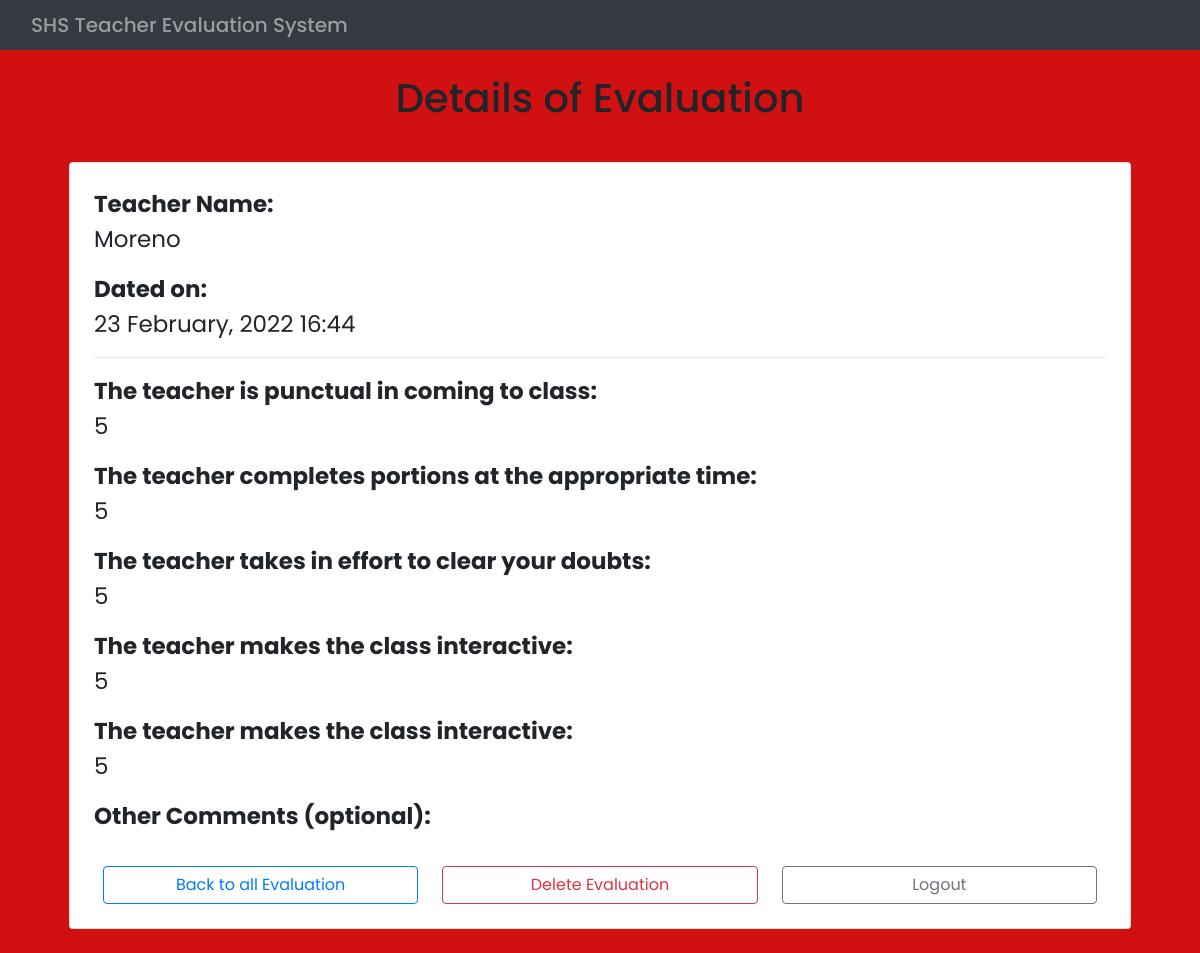
The page /review/feedback/43/ (signed in) on the database its author committed.
### Feedback/models.py (models this page shows, shortened)
class FeedbackData(models.Model):
    class Choice(models.IntegerChoices):
        Strongly_Disagree = 1
        Disagree = 2
        Sometimes = 3
        Agree = 4
        Strongly_Agree = 5
    date_submitted = models.DateTimeField(auto_now=True)
    teacher_name = models.ForeignKey(Teacher, verbose_name='Name of Teacher',
                                     on_delete=models.CASCADE)
    punctuality = models.IntegerField(verbose_name='The teacher is punctual in coming to class',choices=Choice.choices)
    portion = models.IntegerField(verbose_name='The teacher completes portions at the appropriate time',choices=Choice.choices)
    doubt = models.IntegerField(verbose_name='The teacher takes in effort to clear your doubts',choices=Choice.choices)
    interactive = models.IntegerField(verbose_name='The teacher makes the class interactive',choices=Choice.choices)
    comments = models.TextField(verbose_name='Any other feedback (your comments)',
                                blank=True)
    class Meta:
        verbose_name = 'Feedback Data'
        verbose_name_plural = 'Feedback Data'

### Home/models.py (models this page shows, shortened)
class Teacher(models.Model):
    name = models.CharField(verbose_name='Name of teacher',
                            max_length=255, unique=True)
    class Meta:
        verbose_name = 'Teacher'
        verbose_name_plural = 'Teachers'
    def __str__(self):
        return self.name

### Review/views.py (the view)
# urls.py: path('feedback/<int:pk>/', FeedbackDetailView.as_view(), name='FeedbackDetailView'),
class FeedbackDetailView(LoginRequiredMixin, DetailView):
    model = FeedbackData
    template_name = 'Review/detail_feedback.html'
    context_object_name = 'feedback'

### Review/templates/Review/detail_feedback.html
{% extends 'Home/index.html' %}
{% block content %}
    <div class="container">
        <h1 class="text-center py-3">Details of Evaluation</h1>
        <div class="card p-4 m-4">
            <p style="font-size: 23px;"><strong>Teacher Name:</strong><br>{{ feedback.teacher_name }}</p>
            <p style="font-size: 23px;"><strong>Dated on:</strong><br>{{ feedback.date_submitted|date:'d F, Y H:i ' }}</p>
            <hr class="p-0 m-0 mb-3">
            <p style="font-size: 23px;"><strong>The teacher is punctual in coming to class:</strong><br>{{ feedback.punctuality }}</p>
            <p style="font-size: 23px;"><strong>The teacher completes portions at the appropriate time:</strong><br>{{ feedback.portion }}</p>
            <p style="font-size: 23px;"><strong>The teacher takes in effort to clear your doubts:</strong><br>{{ feedback.doubt }}</p>
            <p style="font-size: 23px;"><strong>The teacher makes the class interactive:</strong><br>{{ feedback.interactive }}</p>
             <p style="font-size: 23px;"><strong>The teacher makes the class interactive:</strong><br>{{ feedback.interactive }}</p>
            <p style="font-size: 23px;"><strong>Other Comments (optional):</strong><br>{{ feedback.comments }}</p>
            <div class="row pt-3">
                <a class="btn btn-outline-primary ml-4 mr-4 col" role="button" href="{% url 'ListFeedbackView' %}">Back to all Evaluation</a>
                <a class="btn btn-outline-danger mr-4 col" role="button" href="{% url 'DeleteFeedbackView' feedback.id %}">Delete Evaluation</a>
                <a class="btn btn-outline-secondary mr-4 col" role="button" href="{% url 'LogoutView' %}">Logout</a>
            </div>
        </div>
    </div>
{% endblock content %}

### Home/static/Home/styles.css (style rules this page uses)
body { height: 100%; background-color: #d11111; background-image: url("https://mdbcdn.b-cdn.net/img/Photos/Others/images/76.webp"); }
html { height: 100%; }
* { margin: 0; padding: 0; box-sizing: border-box; font-family: 'Poppins',sans-serif; }

### rows shown on the page
FeedbackData: teacher_name "Moreno", date_submitted "23 February, 2022 16:44", punctuality "5", portion "5", doubt "5", interactive "5"
